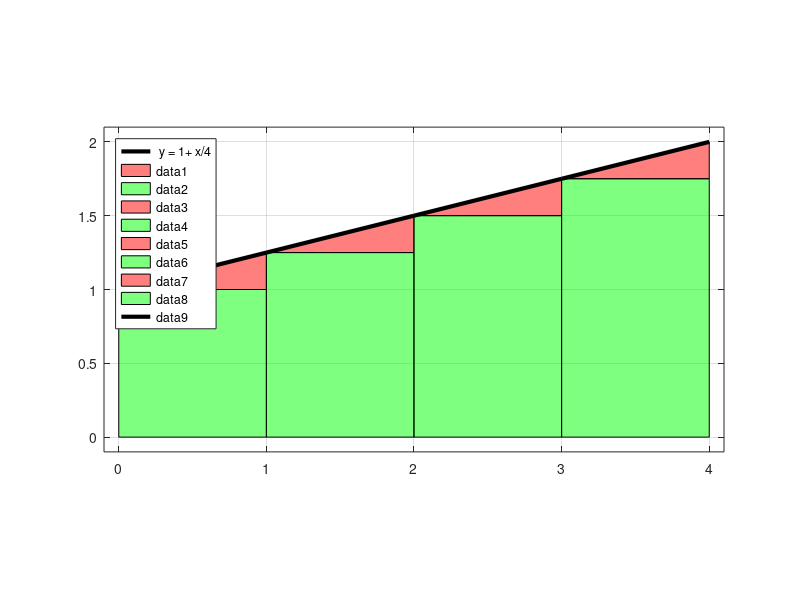

Write MATLAB code to recreate this figure.

x = [0:4];
y = 1+x/4;
figure(1);clf
plot(x,y*NaN,'k','LineWidth',3);
legend(' y = 1+ x/4','Location','NorthWest')
hold on;
axis equal
grid on;
axis([-0.1 4.1 -0.1 2.1])
for i = 1:length(x)-1
    p = patch([x(i),x(i+1),x(i+1)],[y(i),y(i),y(i+1)],'r');
    set(p,'FaceAlpha',0.5)
    p = patch([x(i),x(i+1),x(i+1),x(i)],[0,0,y(i),y(i)],'g');
    set(p,'FaceAlpha',0.5)
end
plot(x,y,'k','LineWidth',3);
 
print -dpng -r300 trapezoid.png
